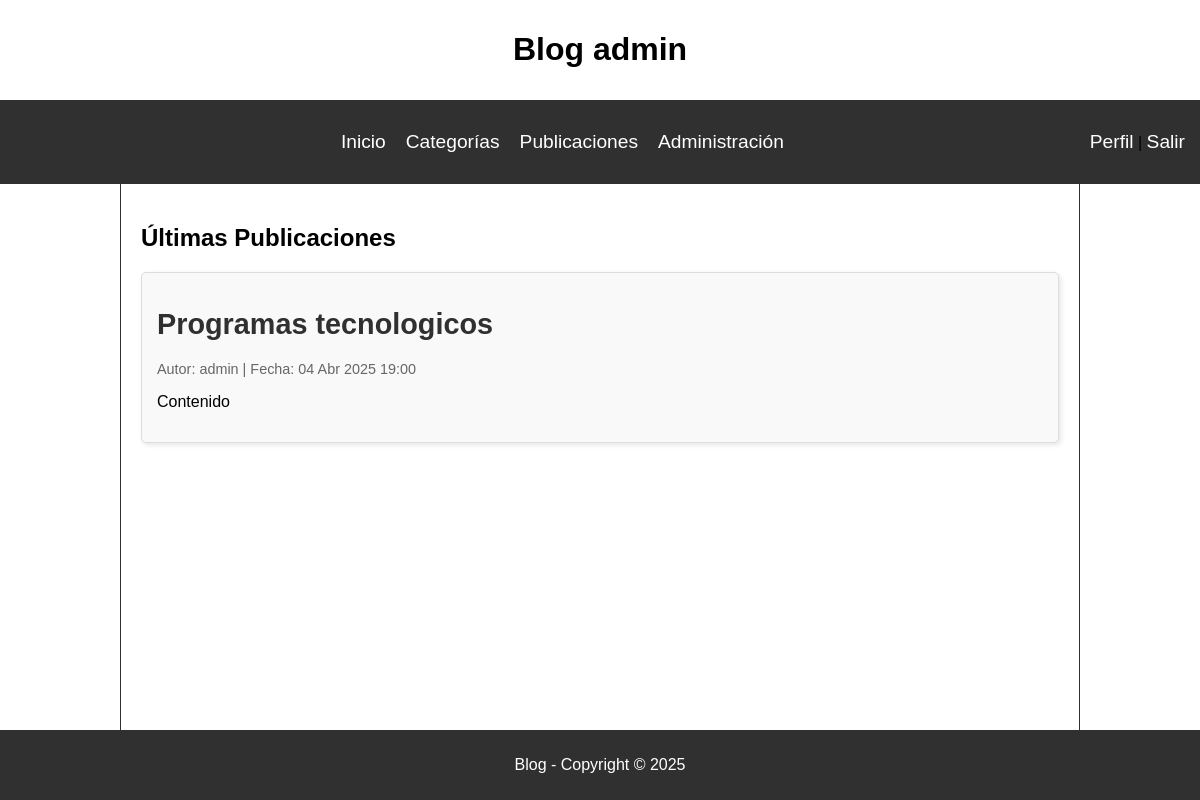
The app's page / (signed in) with its own data.
### post/models.py (models this page shows, shortened)
class Post(models.Model):
    title = models.CharField(max_length=200)
    content = models.TextField()
    author = models.ForeignKey(User, on_delete=models.CASCADE)  # Relación con usuario
    category = models.ForeignKey(Category, on_delete=models.SET_NULL, null=True, blank=True)  # Relación con categoría
    created_at = models.DateTimeField(auto_now_add=True)
    updated_at = models.DateTimeField(auto_now=True)
    published = models.BooleanField(default=True)

### post/views.py (the view)
# urls.py: path('', views.index, name='index'),
def index(request):
    publicaciones_recientes = Post.objects.all().order_by('-created_at')[:6]  # Últimas 6 publicaciones
    return render(request, 'post/index.html',{'publicaciones_recientes': publicaciones_recientes})

### post/templates/post/index.html (shortened to what this page needs)
{% extends 'post/base.html' %}
{% load static %}
{% block extra_head %}
<link rel="stylesheet" href="{% static 'post/css/index.css' %}">
{% endblock extra_head%}
{% block content %}
<h1>Últimas Publicaciones</h1>
<div class="grid-publicaciones">
    {% for post in publicaciones_recientes %}
        <div class="tarjeta-publicacion">
            <h2 class="post-title">
                <a href="{% url 'detalle_publicacion' post.id %}">{{ post.title }}</a>
            </h2>
            <p class="post-meta">
                Autor: {{ post.author.username }} | Fecha: {{ post.created_at|date:"d M Y H:i" }}
            </p>
            <p class="post-content">
                {{ post.content|truncatewords:30 }}
            </p>
        </div>
    {% empty %}
        <p>No hay publicaciones recientes.</p>
    {% endfor %}
</div>
{% endblock content%}

### post/templates/post/base.html (shortened to what this page needs)
{% load static %}
<!DOCTYPE html>
<html lang="es">
<head>
    <link rel="stylesheet" href="{% static 'post/css/base.css' %}">
    {% block extra_head %}
    {% endblock extra_head %}
</head>
<body>
    <main>
        <header>
            {% if user.is_authenticated %}
            <h1>Blog {{ user.username }}</h1>
            {% else %}
            <h1>Blog Personal</h1>
            {% endif %}
        </header>
        <nav id="navbar">
            <ul>
                <li><a href="{% url 'index' %}">Inicio</a></li>
                {% if user.is_authenticated %}
                    <li><a href="{% url 'categorias' %}">Categorías</a></li>
                    <li><a href="{% url 'publicaciones' %}">Publicaciones</a></li>
                {% endif %}
                {% if user.is_staff or user.is_superuser %}
                    <li><a href="{% url 'admin:index' %}">Administración</a></li>
                {% endif %}
            </ul>
            <div>
                {% if user.is_authenticated %}
                    <p><a href="% url 'perfil' %">Perfil</a> | <a class="nav-link" href="#"
                        onClick="document.getElementById('logoutform').submit()">
                        Salir
                        </a>
                    </p>
                {% else %}
                    <a href="{% url 'login' %}">Iniciar Sesión</a>
                {% endif %}
            </div>
        </nav>
        <section class="page_content">
            {% block content %}
            {% endblock content %}
        </section>
        <footer>
            <p>Blog - Copyright © 2025</p>
        </footer>
    </main>
</body>
</html>

### post/static/post/css/base.css (style rules this page uses)
html, body { height: 100%; margin: 0; }
body { display: flex; font-family: Arial, sans-serif; flex-direction: column; }
main { flex: 1; display: flex; flex-direction: column; }
header { padding: 10px; text-align: center; }
#navbar { display: flex; justify-content: space-between; padding: 15px; background-color: #303030; }
#navbar ul { display: flex; list-style: none; margin: auto; }
#navbar ul li { margin-right: 20px; }
#navbar div { display: flex; align-items: center; }
a { text-decoration: none; color: #ffffff; font-size: 1.2em; }
.page_content { padding: 20px; flex: 1; margin: 0 10vw; border-left: 1px solid #303030; border-right: 1px solid #303030; }
footer { text-align: center; padding: 10px; background-color: #303030; color: #ffffff; }

### post/static/post/css/index.css (style rules this page uses)
.grid-publicaciones { display: grid; grid-template-columns: repeat(auto-fit, minmax(300px, 1fr)); gap: 20px; margin-top: 20px; }
.tarjeta-publicacion { padding: 15px; border: 1px solid #ddd; border-radius: 5px; background: #f9f9f9; box-shadow: 2px 2px 5px rgba(0, 0, 0, 0.1); transition: transform 0.2s ease-in-out; }
.post-title a { text-decoration: none; color: #303030; font-weight: bold; font-size: 1.2em; }
.post-meta { font-size: 0.9em; color: #666; }
.post-content { font-size: 1em; }

### records on screen
Post: title "Programas tecnologicos", author.username "admin", created_at "04 Abr 2025 19:00", content "Contenido"

### other values on screen
{{ user.username }} "admin"
